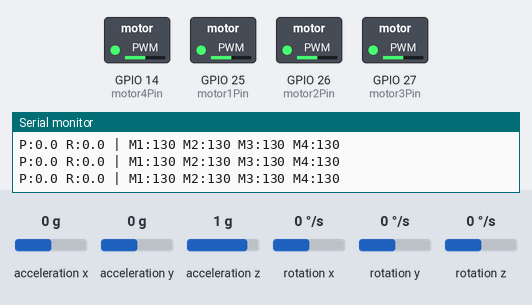
Bench run of a sketch on a simulated ESP32. Parts: switched loads named in the sketch (green lamp = pin HIGH), the last lines printed to the serial monitor. Inputs (shaded band) come from the test bench; at power-on: acceleration x 0 g, acceleration y 0 g, acceleration z 1 g, rotation x 0 °/s, rotation y 0 °/s, rotation z 0 °/s.

Above: at 1.2 s.
1.3 s: acceleration x set to -1.4 g
At 2.6 s:
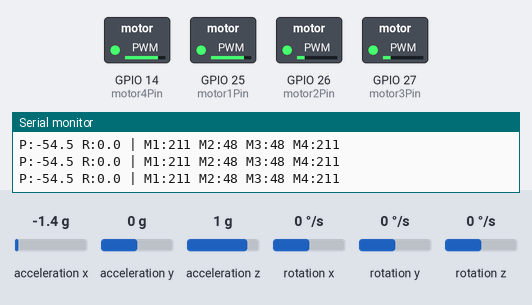
2.9 s: acceleration y set to -1.4 g
At 3.8 s:
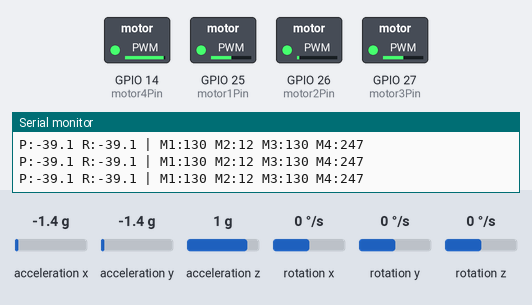
4.4 s: acceleration z set to 0 g
At 5.6 s:
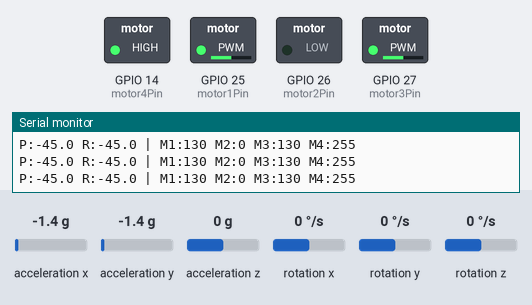
5.9 s: acceleration x set to 0.8 g
At 6.8 s:
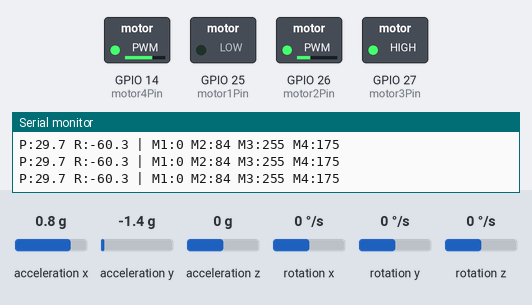
7.4 s: acceleration y set to -0.8 g
At 8.3 s:
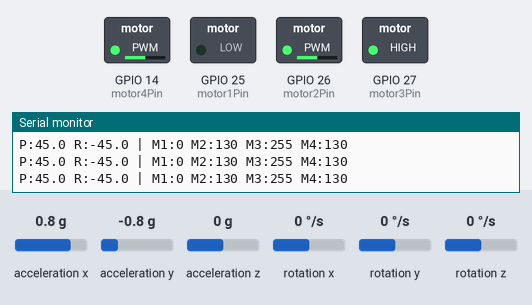
8.9 s: acceleration z set to -1.4 g
At 9.8 s:
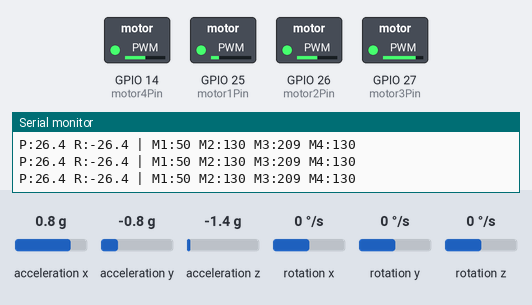
Timing chart, 0 to 11.5 s (numbered marks = the images above; inputs shaded):
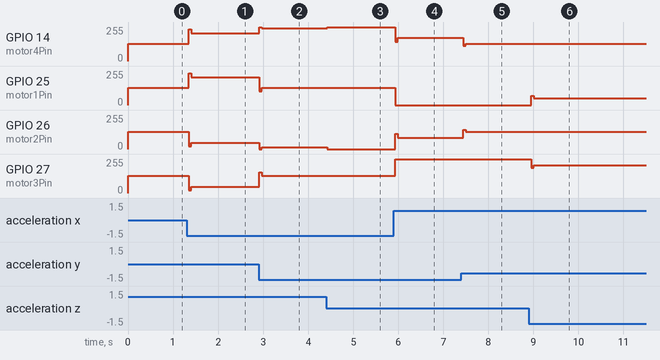

Measured:
- after the input at 1.3 s, GPIO 14 (motor4Pin), GPIO 25 (motor1Pin): 129/255 → 210/255 after 0.05 s; GPIO 26 (motor2Pin), GPIO 27 (motor3Pin): 129/255 → 48/255 after 0.05 s
- after the input at 2.9 s, GPIO 14 (motor4Pin): 210/255 → 246/255 at once; GPIO 25 (motor1Pin): 210/255 → 129/255 at once; GPIO 26 (motor2Pin): 48/255 → 12/255 at once; GPIO 27 (motor3Pin): 48/255 → 129/255 at once
- after the input at 4.4 s, GPIO 14 (motor4Pin): 246/255 → 255/255 at once; GPIO 26 (motor2Pin): 12/255 → 0/255 at once
- after the input at 5.9 s, GPIO 14 (motor4Pin): 255/255 → 174/255 at once; GPIO 25 (motor1Pin): 129/255 → 0/255 at once; GPIO 26 (motor2Pin): 0/255 → 84/255 at once; GPIO 27 (motor3Pin): 129/255 → 255/255 at once
- after the input at 7.4 s, GPIO 14 (motor4Pin): 174/255 → 129/255 at once; GPIO 26 (motor2Pin): 84/255 → 129/255 at once
- after the input at 8.9 s, GPIO 25 (motor1Pin): 0/255 → 50/255 after 0.05 s; GPIO 27 (motor3Pin): 255/255 → 208/255 after 0.05 s

The sketch:

Phase3_pid_stabilizer.ino
```cpp
// Phase3_pid_stabilizer.ino - 簡易 PID 姿態控制（Hover 模擬）

#include <Wire.h>
#include <MPU6050.h>

// PID 參數
float kp = 1.5;
float ki = 0.0;
float kd = 0.5;

float errorPitch, lastErrorPitch = 0, integralPitch = 0;
float errorRoll,  lastErrorRoll  = 0, integralRoll  = 0;

// 目標角度（穩定狀態）
const float targetPitch = 0.0;
const float targetRoll  = 0.0;

MPU6050 mpu;

// PWM 馬達控制腳位
const int motor1Pin = 25;
const int motor2Pin = 26;
const int motor3Pin = 27;
const int motor4Pin = 14;

// PWM 設定
const int freq = 5000;
const int resolution = 8; // 0~255
const int baseSpeed = 130; // 起始油門值
const int maxPWM = 255;

void setup() {
  Serial.begin(115200);
  Wire.begin();
  mpu.initialize();

  // 初始化 PWM 通道
  ledcSetup(0, freq, resolution); ledcAttachPin(motor1Pin, 0);
  ledcSetup(1, freq, resolution); ledcAttachPin(motor2Pin, 1);
  ledcSetup(2, freq, resolution); ledcAttachPin(motor3Pin, 2);
  ledcSetup(3, freq, resolution); ledcAttachPin(motor4Pin, 3);

  Serial.println("🚁 PID Stabilizer Ready.");
}

void loop() {
  int16_t ax, ay, az, gx, gy, gz;
  mpu.getMotion6(&ax, &ay, &az, &gx, &gy, &gz);

  float pitch = atan2(ax, sqrt(ay * ay + az * az)) * 180.0 / PI;
  float roll  = atan2(ay, sqrt(ax * ax + az * az)) * 180.0 / PI;

  // === PID for Pitch ===
  errorPitch = targetPitch - pitch;
  integralPitch += errorPitch;
  float derivativePitch = errorPitch - lastErrorPitch;
  float outputPitch = kp * errorPitch + ki * integralPitch + kd * derivativePitch;
  lastErrorPitch = errorPitch;

  // === PID for Roll ===
  errorRoll = targetRoll - roll;
  integralRoll += errorRoll;
  float derivativeRoll = errorRoll - lastErrorRoll;
  float outputRoll = kp * errorRoll + ki * integralRoll + kd * derivativeRoll;
  lastErrorRoll = errorRoll;

  // 馬達補償計算（M1對角M3控制Pitch，M2對角M4控制Roll）
  int m1 = constrain(baseSpeed + outputPitch - outputRoll, 0, maxPWM);
  int m2 = constrain(baseSpeed - outputPitch - outputRoll, 0, maxPWM);
  int m3 = constrain(baseSpeed - outputPitch + outputRoll, 0, maxPWM);
  int m4 = constrain(baseSpeed + outputPitch + outputRoll, 0, maxPWM);

  ledcWrite(0, m1);
  ledcWrite(1, m2);
  ledcWrite(2, m3);
  ledcWrite(3, m4);

  Serial.print("P:"); Serial.print(pitch, 1);
  Serial.print(" R:"); Serial.print(roll, 1);
  Serial.print(" | M1:"); Serial.print(m1);
  Serial.print(" M2:"); Serial.print(m2);
  Serial.print(" M3:"); Serial.print(m3);
  Serial.print(" M4:"); Serial.println(m4);

  delay(50); // 控制頻率
}
```
